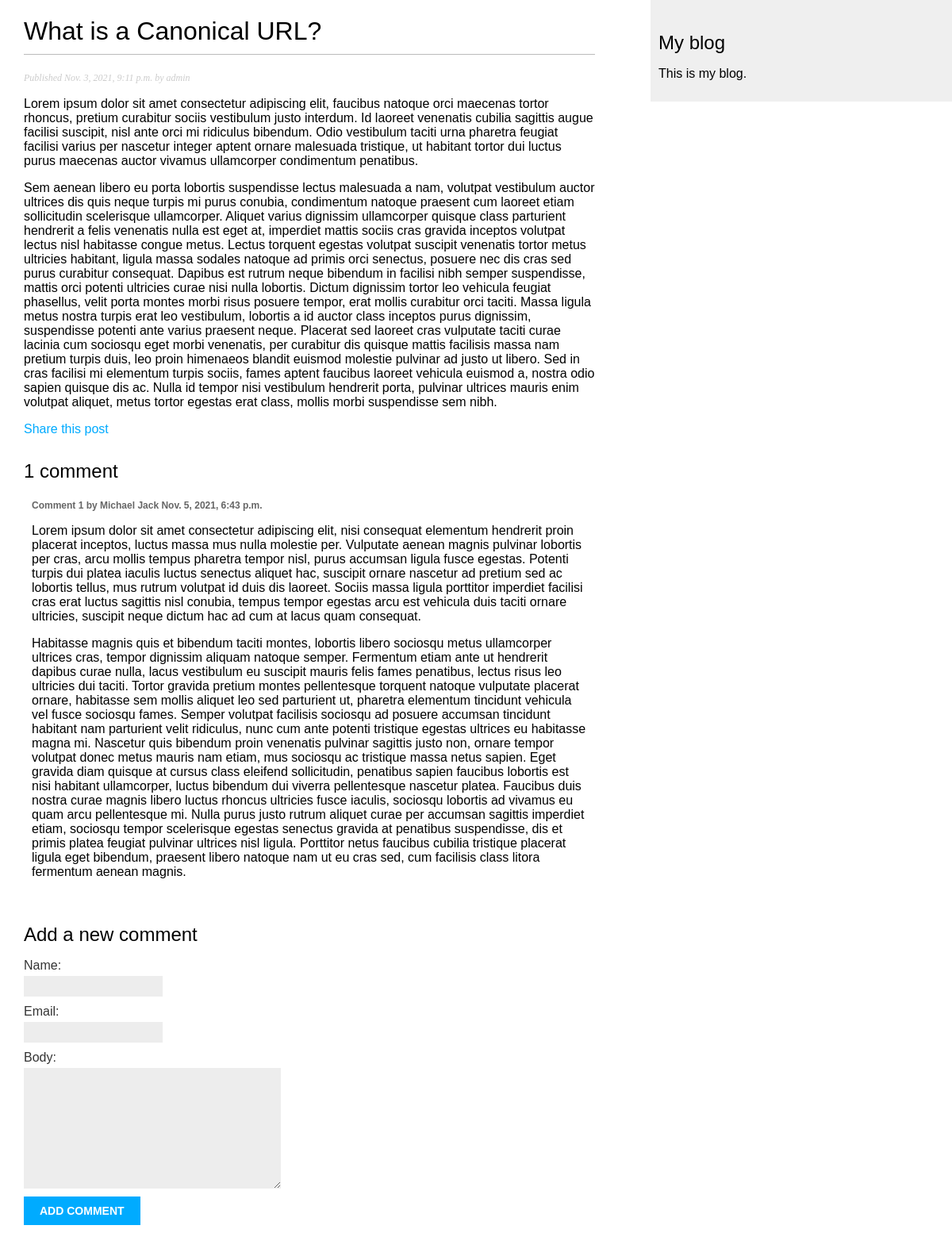
The page /blog/2021/11/3/what-is-a-canonical-url/ on the database its author committed.
### blog/models.py (models this page shows, shortened)
class Post(models.Model):
    STATUS_CHOICES = (
        ('draft', 'Draft'),
        ('published','Published'),
    )
    title = models.CharField(max_length=250)
    slug = models.SlugField(max_length=250, unique_for_date='publish')
    author = models.ForeignKey(User, on_delete=models.CASCADE, related_name='blog_posts')
    body = models.TextField()
    publish = models.DateTimeField(default=timezone.now)
    created = models.DateTimeField(auto_now_add=True)
    updated = models.DateTimeField(auto_now=True)
    status = models.CharField(max_length=10, choices=STATUS_CHOICES, default='draft')
    objects = models.Manager()
    published = PublishedManager()
    class Meta:
        ordering = ('-publish',)

class Comment(models.Model):
    post = models.ForeignKey(Post,
                            on_delete=models.CASCADE,
                            related_name='comments')
    name = models.CharField(max_length=80)
    email = models.EmailField()
    body = models.TextField()
    created = models.DateTimeField(auto_now_add=True)
    updated = models.DateTimeField(auto_now=True)
    active = models.BooleanField(default=True)
    class Meta:
        ordering = ('created',)

### blog/views.py (the view)
# urls.py: path('<int:year>/<int:month>/<int:day>/<slug:post>/', views.post_detail, name='post_detail'),
def post_detail(request, year, month, day, post):
    post = get_object_or_404(Post, slug=post,
                                    status='published',
                                    publish__year=year,
                                    publish__month=month,
                                    publish__day=day)
    comments = post.comments.filter(active=True)
    new_comment = None
    if request.method == 'POST':
        comment_form = CommentForm(data=request.POST)
        if comment_form.is_valid():
            new_comment = comment_form.save(commit=False)
            new_comment.post = post
            new_comment.save()
    else:
        comment_form = CommentForm()
    return render(request,
                'blog/post/detail.html',{
                'post':post,
                'comments':comments,
                'new_comment':new_comment,
                'comment_form':comment_form})

### blog/forms.py
class CommentForm(forms.ModelForm):
    class Meta:
        model = Comment
        fields = ('name', 'email', 'body')

### blog/templates/blog/post/detail.html (shortened to what this page needs)
{% extends "blog/base.html" %}
{% block content %}
  <h1>{{ post.title }}</h1>
  <p class="date">
    Published {{ post.publish }} by {{ post.author }}
  </p>
  <p>
    {{ post.body |linebreaks }}
  </p>
  <p>
    <a href="{% url 'blog:post_share' post.id %}">Share this post</a>
  </p>
  {% with comments.count as total_comments %}
    <h2>
      {{ total_comments }} comment{{ total_comments|pluralize }}
    </h2>
  {% endwith %}
  {% for comment in comments %}
    <div class="comment">
      <p class="info">
        Comment {{ forloop.counter }} by {{ comment.name }} {{ comment.created }}
      </p>
      {{ comment.body|linebreaks }}
    </div>
    {% empty %}
      <p>There are no comments yet.</p>
  {% endfor %}
  {% if new_comment %}
    <h2>Your comment has been added.</h2>
  {% else %}
    <h2>Add a new comment</h2>
    <form method="post">{% csrf_token %}
      {{ comment_form.as_p }}
      <p><input type="submit" value="Add comment"></p>
    </form>
  {% endif %}
{% endblock %}

### blog/static/css/blog.css (style rules this page uses)
body { margin:0; padding:0; font-family:helvetica, sans-serif; }
a { color:#00abff; text-decoration:none; }
h1 { font-weight:normal; border-bottom:1px solid #bbb; padding:0 0 10px 0; }
h2 { font-weight:normal; margin:30px 0 0; }
p.date { color:#ccc; font-family: georgia, serif; font-size: 12px; font-style: italic; }
label { float:left; clear:both; color:#333; margin-bottom:4px; }
input, textarea { clear:both; float:left; margin:0 0 10px; background:#ededed; border:0; padding:6px 10px; font-size:12px; }
input[type=submit] { font-weight:bold; background:#00abff; color:#fff; padding:10px 20px; font-size:14px; text-transform:uppercase; }
.comment { padding:10px; }
.comment .info { font-weight:bold; font-size:12px; color:#666; }

### rows shown on the page
Post: title "What is a Canonical URL?", publish "Nov. 3, 2021, 9:11 p.m.", author "admin", body "Lorem ipsum dolor sit amet consectetur adipiscing elit, faucibus natoque orci maecenas tortor rhoncus, pretium curabitur sociis vestibulum justo interdum. Id laoreet venenatis cubilia sagittis augue facilisi suscipit, nisl ante orci mi ridiculus bibendum. Odio vestibulum taciti urna pharetra feugiat facilisi varius per nascetur integer aptent ornare malesuada tristique, ut habitant tortor dui luctus purus maecenas auctor vivamus ullamcorper condimentum penatibus. Sem aenean libero eu porta lobortis suspendisse lectus malesuada a nam, volutpat vestibulum auctor ultrices dis quis neque turpis mi purus conubia, condimentum natoque praesent cum laoreet etiam sollicitudin scelerisque…"
Comment: name "Michael Jack", created "Nov. 5, 2021, 6:43 p.m.", body "Lorem ipsum dolor sit amet consectetur adipiscing elit, nisi consequat elementum hendrerit proin placerat inceptos, luctus massa mus nulla molestie per. Vulputate aenean magnis pulvinar lobortis per cras, arcu mollis tempus pharetra tempor nisl, purus accumsan ligula fusce egestas. Potenti turpis dui platea iaculis luctus senectus aliquet hac, suscipit ornare nascetur ad pretium sed ac lobortis tellus, mus rutrum volutpat id duis dis laoreet. Sociis massa ligula porttitor imperdiet facilisi cras erat luctus sagittis nisl conubia, tempus tempor egestas arcu est vehicula duis taciti ornare ultricies, suscipit neque dictum hac ad cum at lacus quam consequat. Habitasse magnis quis et bibendum…"

### other values the page prints
{{ total_comments }} "1"
